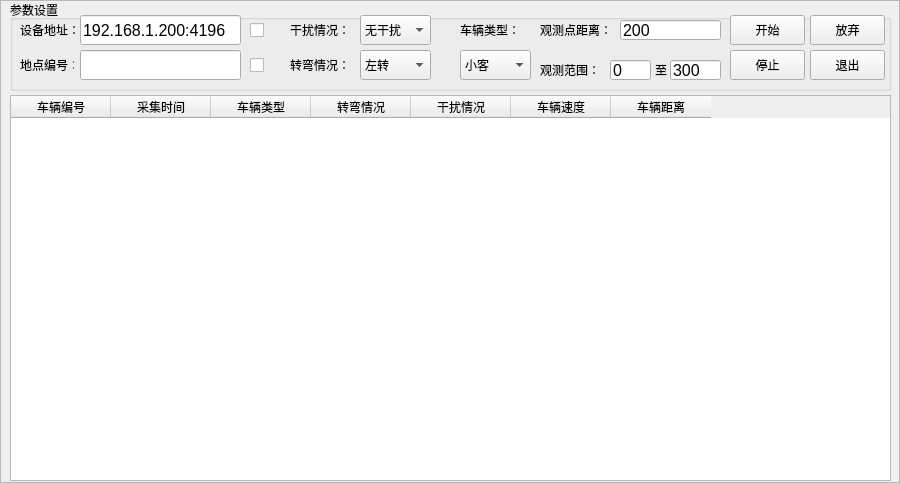
<?xml version="1.0" encoding="UTF-8"?>
<ui version="4.0">
 <class>welcomedialog</class>
 <widget class="QMainWindow" name="welcomedialog">
  <property name="geometry">
   <rect>
    <x>0</x>
    <y>0</y>
    <width>900</width>
    <height>483</height>
   </rect>
  </property>
  <property name="sizePolicy">
   <sizepolicy hsizetype="Maximum" vsizetype="Maximum">
    <horstretch>0</horstretch>
    <verstretch>0</verstretch>
   </sizepolicy>
  </property>
  <property name="windowTitle">
   <string>Nanosense</string>
  </property>
  <property name="styleSheet">
   <string notr="true"/>
  </property>
  <widget class="QWidget" name="centralwidget">
   <property name="minimumSize">
    <size>
     <width>900</width>
     <height>460</height>
    </size>
   </property>
   <property name="styleSheet">
    <string notr="true"/>
   </property>
   <widget class="QFrame" name="frame">
    <property name="geometry">
     <rect>
      <x>0</x>
      <y>0</y>
      <width>900</width>
      <height>483</height>
     </rect>
    </property>
    <property name="frameShape">
     <enum>QFrame::StyledPanel</enum>
    </property>
    <property name="frameShadow">
     <enum>QFrame::Raised</enum>
    </property>
    <widget class="QGroupBox" name="groupBox">
     <property name="geometry">
      <rect>
       <x>10</x>
       <y>0</y>
       <width>881</width>
       <height>91</height>
      </rect>
     </property>
     <property name="title">
      <string>参数设置</string>
     </property>
     <widget class="QCheckBox" name="checkBoxInterfence">
      <property name="geometry">
       <rect>
        <x>240</x>
        <y>20</y>
        <width>31</width>
        <height>20</height>
       </rect>
      </property>
      <property name="text">
       <string/>
      </property>
     </widget>
     <widget class="QCheckBox" name="checkBoxTurnType">
      <property name="geometry">
       <rect>
        <x>240</x>
        <y>55</y>
        <width>31</width>
        <height>20</height>
       </rect>
      </property>
      <property name="text">
       <string/>
      </property>
     </widget>
     <widget class="QLabel" name="labelCarType">
      <property name="geometry">
       <rect>
        <x>450</x>
        <y>20</y>
        <width>71</width>
        <height>20</height>
       </rect>
      </property>
      <property name="text">
       <string>车辆类型：</string>
      </property>
     </widget>
     <widget class="QLabel" name="labelTurnType">
      <property name="geometry">
       <rect>
        <x>280</x>
        <y>55</y>
        <width>71</width>
        <height>20</height>
       </rect>
      </property>
      <property name="text">
       <string>转弯情况：</string>
      </property>
     </widget>
     <widget class="QComboBox" name="comboBoxCarType">
      <property name="geometry">
       <rect>
        <x>450</x>
        <y>50</y>
        <width>71</width>
        <height>30</height>
       </rect>
      </property>
      <item>
       <property name="text">
        <string>小客</string>
       </property>
      </item>
      <item>
       <property name="text">
        <string>小货</string>
       </property>
      </item>
      <item>
       <property name="text">
        <string>中客</string>
       </property>
      </item>
      <item>
       <property name="text">
        <string>中货</string>
       </property>
      </item>
      <item>
       <property name="text">
        <string>大客</string>
       </property>
      </item>
      <item>
       <property name="text">
        <string>大货</string>
       </property>
      </item>
      <item>
       <property name="text">
        <string>摩托</string>
       </property>
      </item>
      <item>
       <property name="text">
        <string>三轮</string>
       </property>
      </item>
      <item>
       <property name="text">
        <string>电动车</string>
       </property>
      </item>
     </widget>
     <widget class="QComboBox" name="comboBoxTurnType">
      <property name="geometry">
       <rect>
        <x>350</x>
        <y>50</y>
        <width>71</width>
        <height>30</height>
       </rect>
      </property>
      <item>
       <property name="text">
        <string>左转</string>
       </property>
      </item>
      <item>
       <property name="text">
        <string>直行</string>
       </property>
      </item>
      <item>
       <property name="text">
        <string>右转</string>
       </property>
      </item>
     </widget>
     <widget class="QLabel" name="labelConn">
      <property name="geometry">
       <rect>
        <x>10</x>
        <y>20</y>
        <width>91</width>
        <height>20</height>
       </rect>
      </property>
      <property name="text">
       <string>设备地址：</string>
      </property>
     </widget>
     <widget class="QLineEdit" name="lineEditConn">
      <property name="geometry">
       <rect>
        <x>70</x>
        <y>15</y>
        <width>161</width>
        <height>30</height>
       </rect>
      </property>
      <property name="font">
       <font>
        <pointsize>12</pointsize>
       </font>
      </property>
      <property name="text">
       <string>192.168.1.200:4196</string>
      </property>
     </widget>
     <widget class="QLabel" name="labelInterfence">
      <property name="geometry">
       <rect>
        <x>280</x>
        <y>20</y>
        <width>71</width>
        <height>20</height>
       </rect>
      </property>
      <property name="text">
       <string>干扰情况：</string>
      </property>
     </widget>
     <widget class="QPushButton" name="pushButtonStart">
      <property name="geometry">
       <rect>
        <x>720</x>
        <y>15</y>
        <width>75</width>
        <height>30</height>
       </rect>
      </property>
      <property name="text">
       <string>开始</string>
      </property>
     </widget>
     <widget class="QPushButton" name="pushButtonStop">
      <property name="geometry">
       <rect>
        <x>720</x>
        <y>50</y>
        <width>75</width>
        <height>30</height>
       </rect>
      </property>
      <property name="text">
       <string>停止</string>
      </property>
     </widget>
     <widget class="QPushButton" name="pushButtonPause">
      <property name="geometry">
       <rect>
        <x>800</x>
        <y>15</y>
        <width>75</width>
        <height>30</height>
       </rect>
      </property>
      <property name="text">
       <string>放弃</string>
      </property>
     </widget>
     <widget class="QPushButton" name="pushButtonQuit">
      <property name="geometry">
       <rect>
        <x>800</x>
        <y>50</y>
        <width>75</width>
        <height>30</height>
       </rect>
      </property>
      <property name="text">
       <string>退出</string>
      </property>
     </widget>
     <widget class="QLabel" name="labelConnDataRang">
      <property name="geometry">
       <rect>
        <x>530</x>
        <y>60</y>
        <width>71</width>
        <height>20</height>
       </rect>
      </property>
      <property name="text">
       <string>观测范围：</string>
      </property>
     </widget>
     <widget class="QLineEdit" name="lineEditDataRangSt">
      <property name="geometry">
       <rect>
        <x>600</x>
        <y>60</y>
        <width>41</width>
        <height>20</height>
       </rect>
      </property>
      <property name="font">
       <font>
        <pointsize>12</pointsize>
       </font>
      </property>
      <property name="text">
       <string>0</string>
      </property>
     </widget>
     <widget class="QLineEdit" name="lineEditDataRangEd">
      <property name="geometry">
       <rect>
        <x>660</x>
        <y>60</y>
        <width>51</width>
        <height>20</height>
       </rect>
      </property>
      <property name="font">
       <font>
        <pointsize>12</pointsize>
       </font>
      </property>
      <property name="text">
       <string>300</string>
      </property>
     </widget>
     <widget class="QLabel" name="labelConnDataRang_2">
      <property name="geometry">
       <rect>
        <x>645</x>
        <y>60</y>
        <width>16</width>
        <height>20</height>
       </rect>
      </property>
      <property name="text">
       <string>至</string>
      </property>
     </widget>
     <widget class="QLabel" name="labelFixedPoint">
      <property name="geometry">
       <rect>
        <x>530</x>
        <y>20</y>
        <width>81</width>
        <height>20</height>
       </rect>
      </property>
      <property name="text">
       <string>观测点距离：</string>
      </property>
     </widget>
     <widget class="QLineEdit" name="lineEditFixedPoint">
      <property name="geometry">
       <rect>
        <x>610</x>
        <y>20</y>
        <width>101</width>
        <height>20</height>
       </rect>
      </property>
      <property name="font">
       <font>
        <pointsize>12</pointsize>
       </font>
      </property>
      <property name="text">
       <string>200</string>
      </property>
     </widget>
     <widget class="QLabel" name="label">
      <property name="geometry">
       <rect>
        <x>-140</x>
        <y>120</y>
        <width>54</width>
        <height>12</height>
       </rect>
      </property>
      <property name="text">
       <string>TextLabel</string>
      </property>
     </widget>
     <widget class="QLabel" name="labelPointID">
      <property name="geometry">
       <rect>
        <x>10</x>
        <y>55</y>
        <width>54</width>
        <height>20</height>
       </rect>
      </property>
      <property name="text">
       <string>地点编号：</string>
      </property>
     </widget>
     <widget class="QLineEdit" name="lineEditPointID">
      <property name="geometry">
       <rect>
        <x>70</x>
        <y>50</y>
        <width>161</width>
        <height>30</height>
       </rect>
      </property>
      <property name="font">
       <font>
        <pointsize>12</pointsize>
       </font>
      </property>
      <property name="text">
       <string/>
      </property>
     </widget>
     <widget class="QComboBox" name="comboBoxInterfence">
      <property name="geometry">
       <rect>
        <x>350</x>
        <y>15</y>
        <width>71</width>
        <height>30</height>
       </rect>
      </property>
      <item>
       <property name="text">
        <string>无干扰</string>
       </property>
      </item>
      <item>
       <property name="text">
        <string>干扰</string>
       </property>
      </item>
     </widget>
    </widget>
    <widget class="QTableWidget" name="tableWidget">
     <property name="geometry">
      <rect>
       <x>10</x>
       <y>95</y>
       <width>881</width>
       <height>386</height>
      </rect>
     </property>
     <column>
      <property name="text">
       <string>车辆编号</string>
      </property>
     </column>
     <column>
      <property name="text">
       <string>采集时间</string>
      </property>
     </column>
     <column>
      <property name="text">
       <string>车辆类型</string>
      </property>
     </column>
     <column>
      <property name="text">
       <string>转弯情况</string>
      </property>
     </column>
     <column>
      <property name="text">
       <string>干扰情况</string>
      </property>
     </column>
     <column>
      <property name="text">
       <string>车辆速度</string>
      </property>
     </column>
     <column>
      <property name="text">
       <string>车辆距离</string>
      </property>
     </column>
    </widget>
   </widget>
  </widget>
 </widget>
 <resources/>
 <connections/>
</ui>
